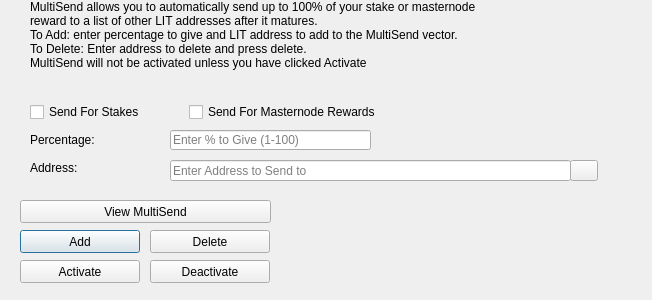
<?xml version="1.0" encoding="UTF-8"?>
<ui version="4.0">
 <class>MultiSendDialog</class>
 <widget class="QDialog" name="MultiSendDialog">
  <property name="windowModality">
   <enum>Qt::NonModal</enum>
  </property>
  <property name="geometry">
   <rect>
    <x>0</x>
    <y>0</y>
    <width>652</width>
    <height>300</height>
   </rect>
  </property>
  <property name="windowTitle">
   <string>MultiSend</string>
  </property>
  <widget class="QLineEdit" name="multiSendPercentEdit">
   <property name="geometry">
    <rect>
     <x>170</x>
     <y>130</y>
     <width>201</width>
     <height>20</height>
    </rect>
   </property>
   <property name="toolTip">
    <string>Enter whole numbers 1 - 100</string>
   </property>
   <property name="placeholderText">
    <string>Enter % to Give (1-100)</string>
   </property>
  </widget>
  <widget class="QLineEdit" name="multiSendAddressEdit">
   <property name="geometry">
    <rect>
     <x>170</x>
     <y>160</y>
     <width>401</width>
     <height>21</height>
    </rect>
   </property>
   <property name="toolTip">
    <string/>
   </property>
   <property name="placeholderText">
    <string>Enter Address to Send to</string>
   </property>
  </widget>
  <widget class="QLabel" name="label_2">
   <property name="geometry">
    <rect>
     <x>30</x>
     <y>0</y>
     <width>451</width>
     <height>121</height>
    </rect>
   </property>
   <property name="lineWidth">
    <number>1</number>
   </property>
   <property name="text">
    <string>MultiSend allows you to automatically send up to 100% of your stake or masternode reward to a list of other LIT addresses after it matures.
To Add: enter percentage to give and LIT address to add to the MultiSend vector.
To Delete: Enter address to delete and press delete.
MultiSend will not be activated unless you have clicked Activate</string>
   </property>
   <property name="alignment">
    <set>Qt::AlignLeading|Qt::AlignLeft|Qt::AlignTop</set>
   </property>
   <property name="wordWrap">
    <bool>true</bool>
   </property>
  </widget>
  <widget class="QLabel" name="message">
   <property name="geometry">
    <rect>
     <x>290</x>
     <y>200</y>
     <width>351</width>
     <height>91</height>
    </rect>
   </property>
   <property name="text">
    <string/>
   </property>
  </widget>
  <widget class="QPushButton" name="addButton">
   <property name="geometry">
    <rect>
     <x>20</x>
     <y>230</y>
     <width>120</width>
     <height>23</height>
    </rect>
   </property>
   <property name="toolTip">
    <string/>
   </property>
   <property name="statusTip">
    <string>Add to MultiSend Vector</string>
   </property>
   <property name="text">
    <string>Add</string>
   </property>
  </widget>
  <widget class="QPushButton" name="disableButton">
   <property name="geometry">
    <rect>
     <x>150</x>
     <y>260</y>
     <width>120</width>
     <height>23</height>
    </rect>
   </property>
   <property name="statusTip">
    <string>Deactivate MultiSend</string>
   </property>
   <property name="text">
    <string>Deactivate</string>
   </property>
  </widget>
  <widget class="QPushButton" name="addressBookButton">
   <property name="geometry">
    <rect>
     <x>570</x>
     <y>160</y>
     <width>28</width>
     <height>21</height>
    </rect>
   </property>
   <property name="toolTip">
    <string>Choose an address from the address book</string>
   </property>
   <property name="text">
    <string/>
   </property>
   <property name="icon">
    <iconset resource="../lithium.qrc">
     <normaloff>:/icons/address-book</normaloff>:/icons/address-book</iconset>
   </property>
   <property name="shortcut">
    <string>Alt+A</string>
   </property>
   <property name="autoDefault">
    <bool>false</bool>
   </property>
  </widget>
  <widget class="QLabel" name="label">
   <property name="geometry">
    <rect>
     <x>30</x>
     <y>130</y>
     <width>121</width>
     <height>20</height>
    </rect>
   </property>
   <property name="toolTip">
    <string>Percentage of stake to send</string>
   </property>
   <property name="text">
    <string>Percentage:</string>
   </property>
  </widget>
  <widget class="QLabel" name="label_5">
   <property name="geometry">
    <rect>
     <x>30</x>
     <y>160</y>
     <width>111</width>
     <height>16</height>
    </rect>
   </property>
   <property name="toolTip">
    <string>Address to send portion of stake to</string>
   </property>
   <property name="text">
    <string>Address:</string>
   </property>
  </widget>
  <widget class="QPushButton" name="deleteButton">
   <property name="geometry">
    <rect>
     <x>150</x>
     <y>230</y>
     <width>120</width>
     <height>23</height>
    </rect>
   </property>
   <property name="toolTip">
    <string/>
   </property>
   <property name="statusTip">
    <string>Delete Address From MultiSend Vector</string>
   </property>
   <property name="text">
    <string>Delete</string>
   </property>
  </widget>
  <widget class="QPushButton" name="activateButton">
   <property name="geometry">
    <rect>
     <x>20</x>
     <y>260</y>
     <width>120</width>
     <height>23</height>
    </rect>
   </property>
   <property name="statusTip">
    <string>Activate MultiSend</string>
   </property>
   <property name="text">
    <string>Activate</string>
   </property>
  </widget>
  <widget class="QPushButton" name="viewButton">
   <property name="geometry">
    <rect>
     <x>20</x>
     <y>200</y>
     <width>251</width>
     <height>23</height>
    </rect>
   </property>
   <property name="toolTip">
    <string/>
   </property>
   <property name="statusTip">
    <string>View MultiSend Vector</string>
   </property>
   <property name="text">
    <string>View MultiSend</string>
   </property>
  </widget>
  <widget class="QWidget" name="horizontalLayoutWidget">
   <property name="geometry">
    <rect>
     <x>30</x>
     <y>100</y>
     <width>351</width>
     <height>24</height>
    </rect>
   </property>
   <layout class="QHBoxLayout" name="horizontalLayout">
    <item>
     <widget class="QCheckBox" name="multiSendStakeCheckBox">
      <property name="text">
       <string>Send For Stakes</string>
      </property>
     </widget>
    </item>
    <item>
     <widget class="QCheckBox" name="multiSendMasternodeCheckBox">
      <property name="text">
       <string>Send For Masternode Rewards</string>
      </property>
     </widget>
    </item>
   </layout>
  </widget>
 </widget>
 <resources>
  <include location="../lithium.qrc"/>
 </resources>
 <connections/>
</ui>
